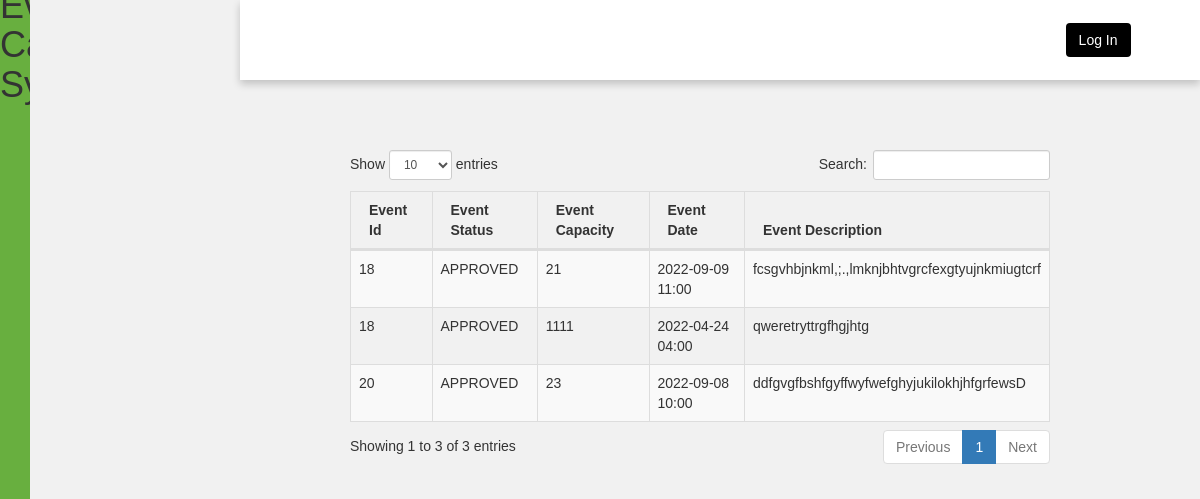
/studentviews/index.php, run on the app's committed database.
### tables this page shows
CREATE TABLE `tbl_reservations` (
  `id` int(10) NOT NULL,
  `uid` int(10) NOT NULL,
  `ucount` int(10) NOT NULL,
  `rdate` varchar(100) NOT NULL,
  `Event_Name` varchar(255) NOT NULL,
  `department` varchar(255) NOT NULL,
  `status` varchar(10) NOT NULL,
  `comments` varchar(250) NOT NULL,
  `bdate` varchar(100) NOT NULL
);

### studentviews/index.php (the view, shortened to what this page needs)
<?php
$conn = mysqli_connect("localhost","root","","db_event_management");
?>
<!DOCTYPE html>
<html lang="en">
<head>
    <link rel="stylesheet" href="style.css">
        <link rel="stylesheet" type="text/css" href="css/bootstrap.css">
        <link href="bootstrap.min.css" rel="stylesheet">
<link href="dataTables.bootstrap.css" rel="stylesheet">
<link href="dataTables.responsive.css" rel="stylesheet">
<body>
    <div class="side-menu">
        <div class="brand-name">
            <h1>Event Calendar System</h1>
        </div>
        <ul>
            <li><span>Event Details</span> </li>
        </ul>
    </div>
    <div class="container">
        <div class="header">
            <div class="nav">
                <div class="user">
                    <a href="../login.php" class="btn">Log In</a>
                </div>
            </div>
        </div>
    </div>
    <br>
	<div class="mytable" style="padding-left: 300px; padding-top:100px;">
	<table width="100%" class="table table-striped table-bordered table-hover" id="dataTables-example">
		<thead>
            <tr>
				<th>Event Id</th>
                <th>Event Status</th>
				<th>Event Capacity</th>
				<th>Event Date</th>
                <th>Event Description</th>
            </tr>
        </thead>
		<tbody>
			<?php
				$query=mysqli_query($conn,"select * from `tbl_reservations`");
				while($row=mysqli_fetch_array($query)){
					?>
					<tr>
						<td><?php echo $row['uid']; ?></td>
						<td><?php echo $row['status']; ?></td>
						<td><?php echo $row['ucount']; ?></td>
						<td><?php echo $row['rdate']; ?></td>
						<td><?php echo $row['Event_Name']; ?></td>
					</tr>
					<?php
				}
			?>
		</tbody>
	</table>
	</div>
</body>
</html>

### studentviews/style.css (style rules this page uses)
* { margin: 0; padding: 0; box-sizing: border-box; font-family: 'Poppins', sans-serif; }
body { min-height: 100vh; }
a { text-decoration: none; }
li { list-style: none; }
h1, h2 { color: #444; font-size: 20px; }
.btn { background: #000; color: white; padding: 5px 10px; text-align: center; margin-left: 90%; }
.side-menu { position: fixed; background: #68af3f; width: 20vw; min-height: 100vh; display: flex; flex-direction: column; }
.side-menu .brand-name { height: 10vh; display: flex; align-items: center; justify-content: center; }
.side-menu li { font-size: 15px; padding: 10px 40px; color: white; display: flex; align-items: center; }
.container { position: absolute; right: 0; width: 80vw; height: 100vh; background: #f1f1f1; }
.container .header { position: fixed; top: 0; right: 0; width: 80vw; height: 10vh; background: white; display: flex; align-items: center; justify-content: center; box-shadow: 0 4px 8px 0 rgba(0, 0, 0, 0.2); z-index: 1; }
.container .header .nav { width: 90%; display: flex; align-items: center; }
.container .header .nav .user { flex: 1; display: flex; justify-content: space-between; align-items: center; }

### studentviews/index.php (style rules this page uses)
.mytable { margin-left:50px; margin-top:30px; width:1000px; }

### data on the page
tbl_reservations: uid "18", status "APPROVED", ucount "21", rdate "2022-09-09 11:00", Event_Name "fcsgvhbjnkml,;.,lmknjbhtvgrcfexgtyujnkmiugtcrf"
tbl_reservations: uid "18", status "APPROVED", ucount "1111", rdate "2022-04-24 04:00", Event_Name "qweretryttrgfhgjhtg"
tbl_reservations: uid "20", status "APPROVED", ucount "23", rdate "2022-09-08 10:00", Event_Name "ddfgvgfbshfgyffwyfwefghyjukilokhjhfgrfewsD"
